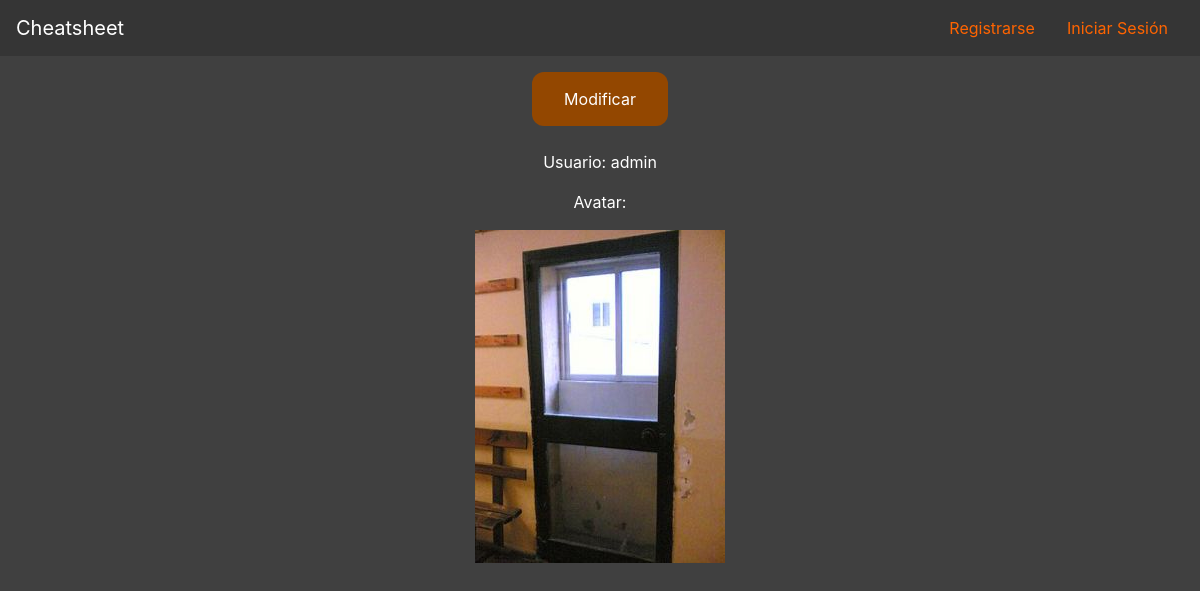
Screenshot of /hojapersonaje/usuariodetail/1 with the database file from the repository.
### hojapersonaje/models.py (models this page shows, shortened)
class Perfil(models.Model):
	user = models.OneToOneField(User, on_delete=models.CASCADE)
	imgPer = models.ImageField(upload_to='avatar', blank=True)

### hojapersonaje/views.py (the view, shortened to what this page needs)
# urls.py: path('usuariodetail/<int:pk>', UsuarioDetail.as_view(), name="usuario_detail"),
class UsuarioDetail(DetailView):
	model = Perfil
	template_name="hojapersonaje/usuario_detail.html"
	fields = '__all__'

### hojapersonaje/templates/hojapersonaje/usuario_detail.html (shortened to what this page needs)
{% extends "plantilla_base.html" %}
{% block content %}
	<div class="container">
		<div class="row justify-content-center" id="unico">
			<div class="col-5">
				<button onclick="location.href='/hojapersonaje/usuarioupdate/{{ object.pk }}'">Modificar</button>
				<br>
				<br>
				<p>Usuario: {{ object.user.username }}</p>
				<p>Avatar:</p>
				<p><img src='/media/{{ object.imgPer }}'></p>
			</div>
		</div>
	</div>
{% endblock %}

### hojapersonaje/static/css/Plantilla.css (style rules this page uses)
button { background-color: #934700; border: none; color: white; padding: 15px 32px; border-radius: 12px; }
#unico { justify-content: space-around; text-align: center; }

### rows the page displays
Perfil: user.username "admin", imgPer (picture)
